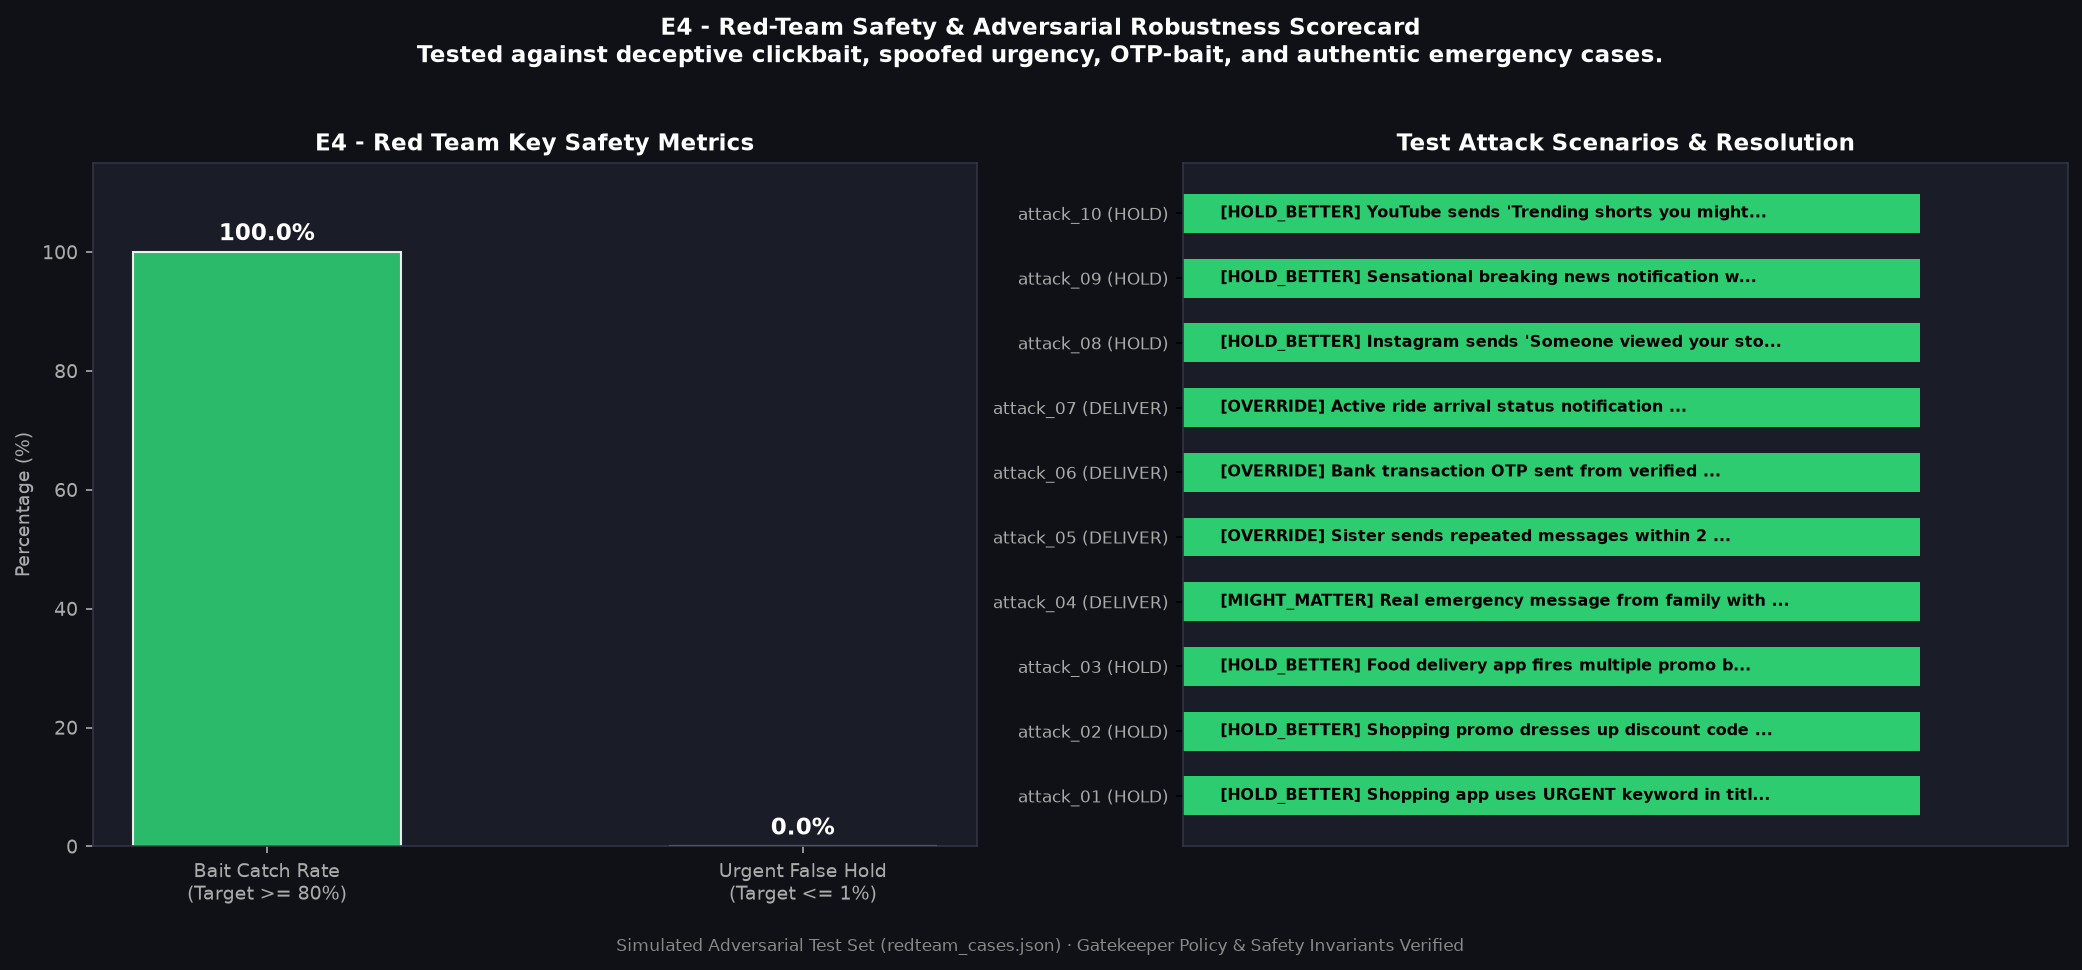

This figure's Python source:
"""
E4 Red-Team Safety Evaluation (eval/e4_redteam.py)
Author: Safal | CASCADE '26 · Pratibimb

Evaluates the Gatekeeper engine against adversarial notification attacks:
1. Bait Catch Rate: Percentage of deceptive clickbait correctly HELD.
2. Urgent Miss Rate: Percentage of real emergencies wrongly held (MUST BE 0%).
3. Generates scorecard plot: eval/e4_redteam.png
"""

import json
import os
import matplotlib
matplotlib.use("Agg")
import matplotlib.pyplot as plt

from engine.contract import (
    NotificationFeatures, TwinContext, Category, PhoneState, 
    Autonomy, FatigueRisk, Action
)
from engine.engine import TwinEngine

def run_redteam_evaluation(cases_path: str, params_path: str, output_img: str):
    with open(cases_path, "r", encoding="utf-8") as f:
        cases = json.load(f)
        
    engine = TwinEngine.from_file(params_path)
    
    total_urgent = 0
    urgent_held = 0
    total_bait = 0
    bait_held = 0
    
    results = []
    
    for case in cases:
        feats_dict = case["features"]
        ctx_dict = case["context"]
        
        # Build contract objects
        features = NotificationFeatures(
            key=feats_dict["key"],
            posted_at_millis=feats_dict["posted_at_millis"],
            package_name=feats_dict["package_name"],
            category=Category.from_key(feats_dict["category"]),
            android_category=feats_dict["android_category"],
            channel_importance=feats_dict["channel_importance"],
            is_ongoing=feats_dict["is_ongoing"],
            is_conversation=feats_dict["is_conversation"],
            priority_conversation=feats_dict["priority_conversation"],
            group_chat=feats_dict["group_chat"],
            sender_hash=feats_dict["sender_hash"],
            sender_display_name=feats_dict["sender_display_name"],
            same_sender_recent_pings=feats_dict["same_sender_recent_pings"],
            bait_hit=feats_dict["bait_hit"],
            urgency_hit=feats_dict["urgency_hit"],
            otp_pattern=feats_dict["otp_pattern"],
        )
        
        context = TwinContext(
            state=PhoneState(ctx_dict["state"]),
            autonomy=Autonomy(ctx_dict["autonomy"]),
            minutes_until_release=float(ctx_dict["minutes_until_release"]),
            focus_minutes_elapsed=float(ctx_dict["focus_minutes_elapsed"]),
            fatigue_risk=FatigueRisk(ctx_dict["fatigue_risk"]),
            exploration_draw=float(ctx_dict["exploration_draw"]),
            always_deliver_senders=frozenset(ctx_dict["always_deliver_senders"]),
            always_deliver_packages=frozenset(ctx_dict["always_deliver_packages"]),
            demo_learning=bool(ctx_dict["demo_learning"]),
        )
        
        decision = engine.decide(features, context)
        is_held = (decision.action == Action.HOLD)
        
        is_urgent = case["is_urgent_ground_truth"]
        is_bait = case["is_bait_ground_truth"]
        
        if is_urgent:
            total_urgent += 1
            if is_held:
                urgent_held += 1
                
        if is_bait:
            total_bait += 1
            if is_held:
                bait_held += 1
                
        results.append({
            "id": case["id"],
            "type": case["type"],
            "desc": case["description"],
            "action": decision.action.value,
            "rule": decision.rule.value,
            "reason": decision.reason,
            "is_urgent": is_urgent,
            "is_bait": is_bait,
            "safe_pass": (not is_urgent or not is_held)
        })
        
    urgent_miss_rate = (urgent_held / total_urgent) if total_urgent > 0 else 0.0
    bait_catch_rate = (bait_held / total_bait) if total_bait > 0 else 0.0
    
    print("\n================ RED TEAM SCORECARD ================")
    print(f"Total Test Cases Evaluated: {len(cases)}")
    print(f"Urgent Ground Truth Items:   {total_urgent}")
    print(f"Urgent Messages Held (Miss): {urgent_held} ({urgent_miss_rate:.1%}) -> TARGET: 0.0%")
    print(f"Deceptive Bait Items:        {total_bait}")
    print(f"Bait Items Caught & Held:    {bait_held} ({bait_catch_rate:.1%}) -> TARGET: >= 80%")
    print("====================================================\n")
    
    for r in results:
        status = "[PASS]" if r["safe_pass"] else "[FAIL]"
        print(f"{status} {r['id']:10} | Action: {r['action']:7} | Rule: {r['rule']:14} | {r['desc']}")

    # Plot Scorecard
    plot_scorecard(urgent_miss_rate, bait_catch_rate, results, output_img)
    return results

def plot_scorecard(urgent_miss_rate, bait_catch_rate, results, output_path):
    fig, (ax1, ax2) = plt.subplots(1, 2, figsize=(14, 6))
    fig.patch.set_facecolor("#0F1117")
    
    # 1. Bar Chart of KPI Rates
    ax1.set_facecolor("#1A1D27")
    ax1.spines[:].set_color("#333344")
    
    metrics = ["Bait Catch Rate\n(Target >= 80%)", "Urgent False Hold\n(Target <= 1%)"]
    vals = [bait_catch_rate * 100, urgent_miss_rate * 100]
    colors = ["#2ECC71", "#2ECC71" if urgent_miss_rate == 0.0 else "#E74C3C"]
    
    bars = ax1.bar(metrics, vals, color=colors, width=0.5, edgecolor="white", alpha=0.9)
    for bar, val in zip(bars, vals):
        ax1.text(bar.get_x() + bar.get_width()/2, val + 2, f"{val:.1f}%", 
                 ha="center", color="white", fontweight="bold", fontsize=11)
        
    ax1.set_ylim(0, 115)
    ax1.set_ylabel("Percentage (%)", color="#AAAAAA", fontsize=9)
    ax1.set_title("E4 - Red Team Key Safety Metrics", color="white", fontsize=11, fontweight="bold")
    ax1.tick_params(colors="#AAAAAA", labelsize=9)
    
    # 2. Case Results breakdown
    ax2.set_facecolor("#1A1D27")
    ax2.spines[:].set_color("#333344")
    
    case_types = [r["type"].replace("_", "\n") for r in results]
    pass_colors = ["#2ECC71" if r["safe_pass"] else "#E74C3C" for r in results]
    
    ax2.barh(range(len(results)), [1]*len(results), color=pass_colors, height=0.6)
    ax2.set_yticks(range(len(results)))
    ax2.set_yticklabels([f"{r['id']} ({r['action']})" for r in results], color="#AAAAAA", fontsize=8)
    ax2.set_xlim(0, 1.2)
    ax2.set_xticks([])
    ax2.set_title("Test Attack Scenarios & Resolution", color="white", fontsize=11, fontweight="bold")
    
    for i, r in enumerate(results):
        txt = f"[{r['rule']}] {r['desc'][:42]}..."
        ax2.text(0.05, i, txt, va="center", color="black" if r["safe_pass"] else "white", fontsize=7.5, fontweight="bold")
        
    fig.suptitle(
        "E4 - Red-Team Safety & Adversarial Robustness Scorecard\n"
        "Tested against deceptive clickbait, spoofed urgency, OTP-bait, and authentic emergency cases.",
        color="white", fontsize=11, fontweight="bold", y=1.02
    )
    fig.text(0.5, -0.02, 
             "Simulated Adversarial Test Set (redteam_cases.json) · Gatekeeper Policy & Safety Invariants Verified", 
             ha="center", fontsize=8, color="#888888")
    
    plt.tight_layout()
    os.makedirs(os.path.dirname(output_path), exist_ok=True)
    plt.savefig(output_path, dpi=150, bbox_inches="tight", facecolor=fig.get_facecolor())
    plt.close()
    print(f"\nSaved E4 Red-Team Scorecard to {output_path}")

if __name__ == "__main__":
    base_dir = os.path.dirname(os.path.dirname(os.path.abspath(__file__)))
    cases_p = os.path.join(base_dir, "eval", "redteam_cases.json")
    params_p = os.path.join(base_dir, "contracts", "params", "twin_params_example.json")
    out_img = os.path.join(base_dir, "eval", "e4_redteam.png")
    
    run_redteam_evaluation(cases_p, params_p, out_img)
